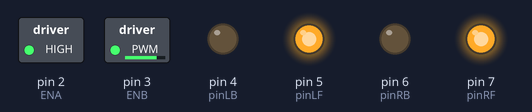
Bench run of a sketch on a simulated Arduino Uno, built with avr-gcc and run on an emulated ATmega328P. Parts: switched loads named in the sketch (green lamp = pin HIGH), output pins drawn as LEDs (lit = HIGH).

Above: at 0.05 s.
At 3.95 s:
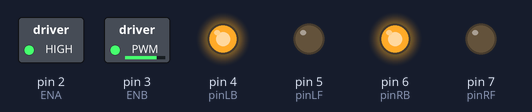
At 5.95 s:
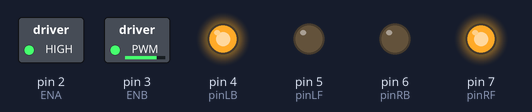
At 7.95 s:
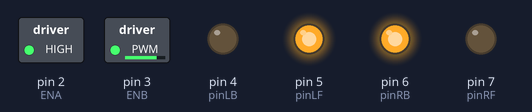
Timing chart, 0 to 9.2 s (numbered marks = the images above):
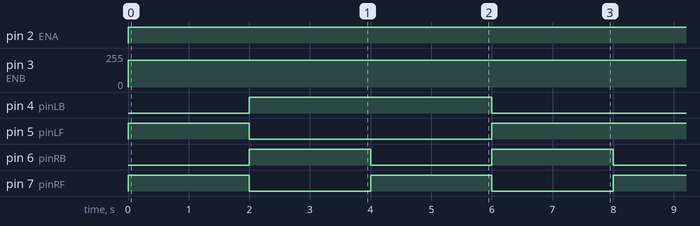

The sketch:

Test_1_Motor_Speed_and_Direction_Control.ino
```cpp
#define ENA  2              //pin of controlling speed---- ENA of motor driver board
#define ENB  3              //pin of controlling speed---- ENB of motor driver board
int pinLB=4;              //pin of controlling turning---- IN1 of motor driver board
int pinLF=5;             //pin of controlling turning---- IN2 of motor driver board
int pinRB=6;            //pin of controlling turning---- IN3 of motor driver board
int pinRF=7;            //pin of controlling turning---- IN4 of motor driver board

void setup()
{
  pinMode(ENA,OUTPUT);    // pin 2(PWM)
  pinMode(ENB,OUTPUT);    // pin 3(PWM)
  pinMode(pinLB,OUTPUT);  // pin 4
  pinMode(pinLF,OUTPUT);  // pin 5
  pinMode(pinRB,OUTPUT);  // pin 6
  pinMode(pinRF,OUTPUT);  // pin 7
}
void loop()
{
  advance();
  Set_Speed(200);//setting speed 200
  delay(2000);//waiting 2 seconds
  back();
  Set_Speed(200);
  delay(2000);
  turnL();
  Set_Speed(200);
  delay(2000);
  turnR();
  Set_Speed(200);
  delay(2000);
  stopp();
}

void Set_Speed(unsigned char pwm) //function of setting speed
{
  analogWrite(ENA,pwm);
  analogWrite(ENB,pwm);
}

void advance()    //  going forward
{
     digitalWrite(pinRB,LOW);
     digitalWrite(pinRF,HIGH);
     digitalWrite(pinLB,LOW);
     digitalWrite(pinLF,HIGH);
}
void back()         //back up
{
     digitalWrite(pinRB,HIGH);
     digitalWrite(pinRF,LOW);
     digitalWrite(pinLB,HIGH);
     digitalWrite(pinLF,LOW);
}
void turnR()         //turn right in place
{
     digitalWrite(pinRB,HIGH);
     digitalWrite(pinRF,LOW );
     digitalWrite(pinLB,LOW);
     digitalWrite(pinLF,HIGH);
}
void turnL()        //turn left in place
{
     digitalWrite(pinRB,LOW);
     digitalWrite(pinRF,HIGH);
     digitalWrite(pinLB,HIGH);
     digitalWrite(pinLF,LOW);
}
void stopp()        //stop
{
     digitalWrite(pinRB,LOW);
     digitalWrite(pinRF,LOW);
     digitalWrite(pinLB,LOW);
     digitalWrite(pinLF,LOW);
}
```

Measured:
- by itself, pin 2 (ENA): LOW → HIGH at 0.00 s
- by itself, pin 3 (ENB): 0/255 → 200/255 at 0.00 s
- by itself, pin 4 (pinLB): alternates HIGH for 4.0 s and LOW for 4.0 s
- by itself, pin 5 (pinLF): repeats every 8.0 s: LOW 4.0 s, HIGH 4.0 s
- by itself, pin 6 (pinRB), pin 7 (pinRF): alternates HIGH for 2.0 s and LOW for 2.0 s
